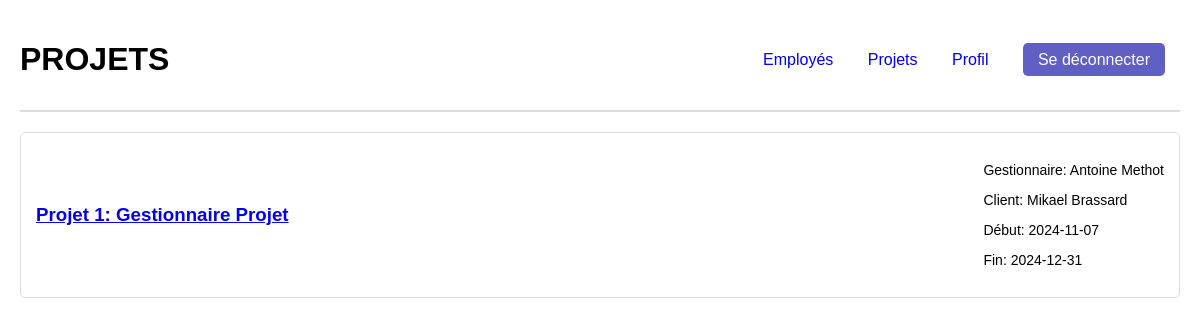
/listeProjets, run on an earlier commit of the app's database.
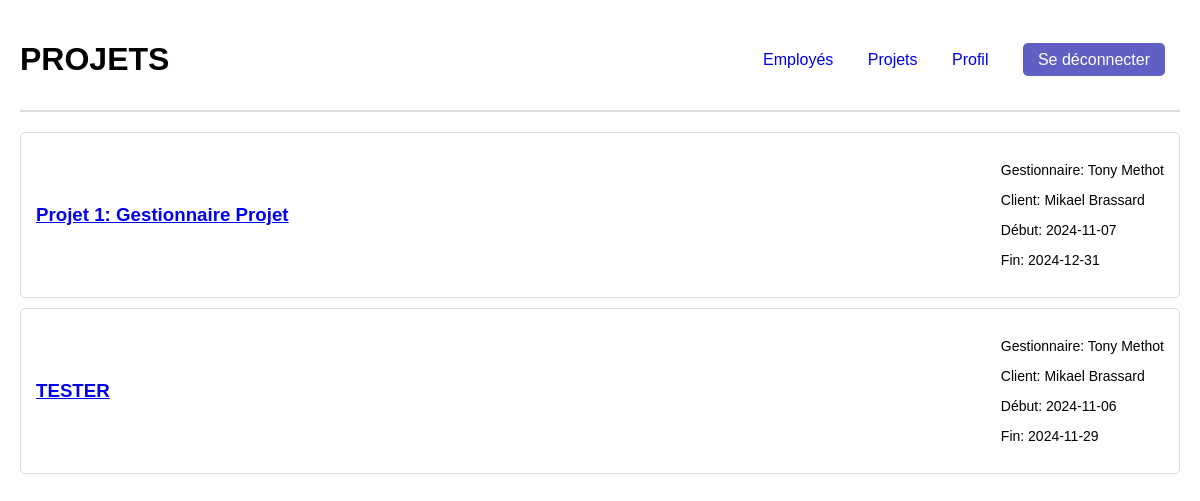
And on a later commit of the database.
### tables this page shows
CREATE TABLE Projet_proj (
    proj_id INTEGER PRIMARY KEY,
    proj_clnt_id INTEGER NOT NULL,
    proj_etat_etat INTEGER NOT NULL,
    proj_emp_id INTEGER NOT NULL,
    proj_nom TEXT NOT NULL,
    proj_dateDebut DATE,
    proj_dateFin DATE,
    proj_isTemplate BOOLEAN,
    FOREIGN KEY (proj_clnt_id) REFERENCES Client_clnt(clnt_id),
    FOREIGN KEY (proj_etat_etat) REFERENCES Etat_etat(etat_id),
    FOREIGN KEY (proj_emp_id) REFERENCES Employee_emp(emp_id)
);

### main.py (the view)
@app.route('/listeProjets', methods=['GET', 'POST'])        ##Définition de l'url d'accueil
def listeProjets():           ##Fonction pour gérer la réaction de la page d'accueil, le titre est dynamique
  projets = get_projets() #Chercher tous les projets dans table Projets de la BD
  return render_template('listeProjets.html', projets = projets)

### main.py (called while the page is built)
def get_projets():
    conn = sqlite3.connect(DB) # Connect to DB
    cursor = conn.cursor()
    query = '''
    SELECT Projet_proj.proj_id AS id,
        Projet_proj.proj_clnt_id AS idClient,
        Projet_proj.proj_etat_etat AS etatProjet,
        Projet_proj.proj_emp_id AS idChef,
        Projet_proj.proj_nom AS nom,
        Projet_proj.proj_dateDebut AS dateDebut,
        Projet_proj.proj_dateFin AS dateFin,
        Client_clnt.clnt_prenom || ' ' || Client_clnt.clnt_nom AS client_name,
        Employee_emp.emp_prenom || ' ' || Employee_emp.emp_nom AS manager_name
    FROM Projet_proj
    LEFT JOIN Client_clnt ON Projet_proj.proj_clnt_id = Client_clnt.clnt_id
    LEFT JOIN Employee_emp ON Projet_proj.proj_emp_id = Employee_emp.emp_id;

    '''
    cursor.execute(query) #Cherche tous les projets dans la table projet
    projets = cursor.fetchall()
    conn.close()
    return projets

### templates/listeProjets.html (shortened to what this page needs)
<!DOCTYPE html>
<html lang="en">
<head>
    <link rel="stylesheet" href="../static/css/listeProjets.css" />
</head>
<body>
    <header>
        <h1>PROJETS</h1>
        <div>
            <nav>
                <a href="employes">Employés</a>
                <a href="listeProjets">Projets</a>
                <a href="profil">Profil</a>
                <a href="/logout" class="logout-button">Se déconnecter</a>
            </nav>
        </div>
    </header>
    <div class="project-list">
        {% for projet in projets %}
        <div class="project-card">
            <a href="{{ url_for('projet', id=projet[0]) }}">
                <h3>{{ projet[4] }}</h3>
            </a>
            <div class="project-info">
                <p>Gestionnaire: {{ projet[8] }}</p>
                <p>Client: {{ projet[7] }}</p>
                <p>Début: {{ projet[5] }}</p>
                <p>Fin: {{ projet[6] }}</p>
            </div>
        </div>
        {% endfor %}
    </div>
</body>
  </body>
</html>

What changed in the data, as far as the page shows it:
computed for Projet_proj "Projet 1: Gestionnaire Projet": projet "Antoine Methot" → "Tony Methot"
added Projet_proj: proj_nom "TESTER", projet "Tony Methot", projet "Mikael Brassard", proj_dateDebut "2024-11-06", proj_dateFin "2024-11-29"
